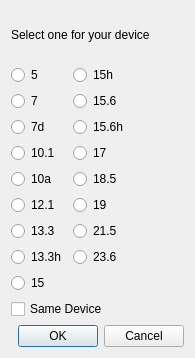
<?xml version="1.0" encoding="UTF-8"?>
<ui version="4.0">
 <class>epflash</class>
 <widget class="QDialog" name="epflash">
  <property name="geometry">
   <rect>
    <x>0</x>
    <y>0</y>
    <width>195</width>
    <height>358</height>
   </rect>
  </property>
  <property name="sizePolicy">
   <sizepolicy hsizetype="Fixed" vsizetype="Fixed">
    <horstretch>0</horstretch>
    <verstretch>0</verstretch>
   </sizepolicy>
  </property>
  <property name="windowTitle">
   <string>Dialog</string>
  </property>
  <layout class="QVBoxLayout" name="verticalLayout">
   <property name="sizeConstraint">
    <enum>QLayout::SetMinimumSize</enum>
   </property>
   <item>
    <widget class="QLabel" name="label">
     <property name="sizePolicy">
      <sizepolicy hsizetype="Preferred" vsizetype="Minimum">
       <horstretch>0</horstretch>
       <verstretch>0</verstretch>
      </sizepolicy>
     </property>
     <property name="text">
      <string>Select one for your device</string>
     </property>
    </widget>
   </item>
   <item>
    <layout class="QFormLayout" name="formLayout">
     <property name="sizeConstraint">
      <enum>QLayout::SetDefaultConstraint</enum>
     </property>
     <item row="0" column="0">
      <widget class="QRadioButton" name="radioButton_050">
       <property name="text">
        <string>5</string>
       </property>
       <attribute name="buttonGroup">
        <string notr="true">buttonGroup_device_size</string>
       </attribute>
      </widget>
     </item>
     <item row="1" column="0">
      <widget class="QRadioButton" name="radioButton_070">
       <property name="text">
        <string>7</string>
       </property>
       <attribute name="buttonGroup">
        <string notr="true">buttonGroup_device_size</string>
       </attribute>
      </widget>
     </item>
     <item row="2" column="0">
      <widget class="QRadioButton" name="radioButton_070D">
       <property name="text">
        <string>7d</string>
       </property>
       <attribute name="buttonGroup">
        <string notr="true">buttonGroup_device_size</string>
       </attribute>
      </widget>
     </item>
     <item row="3" column="0">
      <widget class="QRadioButton" name="radioButton_101">
       <property name="text">
        <string>10.1</string>
       </property>
       <attribute name="buttonGroup">
        <string notr="true">buttonGroup_device_size</string>
       </attribute>
      </widget>
     </item>
     <item row="4" column="0">
      <widget class="QRadioButton" name="radioButton_101A">
       <property name="text">
        <string>10a</string>
       </property>
       <attribute name="buttonGroup">
        <string notr="true">buttonGroup_device_size</string>
       </attribute>
      </widget>
     </item>
     <item row="5" column="0">
      <widget class="QRadioButton" name="radioButton_121">
       <property name="text">
        <string>12.1</string>
       </property>
       <attribute name="buttonGroup">
        <string notr="true">buttonGroup_device_size</string>
       </attribute>
      </widget>
     </item>
     <item row="6" column="0">
      <widget class="QRadioButton" name="radioButton_133">
       <property name="text">
        <string>13.3</string>
       </property>
       <attribute name="buttonGroup">
        <string notr="true">buttonGroup_device_size</string>
       </attribute>
      </widget>
     </item>
     <item row="7" column="0">
      <widget class="QRadioButton" name="radioButton_133H">
       <property name="text">
        <string>13.3h</string>
       </property>
      </widget>
     </item>
     <item row="7" column="1">
      <widget class="QRadioButton" name="radioButton_236">
       <property name="text">
        <string>23.6</string>
       </property>
       <attribute name="buttonGroup">
        <string notr="true">buttonGroup_device_size</string>
       </attribute>
      </widget>
     </item>
     <item row="6" column="1">
      <widget class="QRadioButton" name="radioButton_215">
       <property name="text">
        <string>21.5</string>
       </property>
       <attribute name="buttonGroup">
        <string notr="true">buttonGroup_device_size</string>
       </attribute>
      </widget>
     </item>
     <item row="8" column="0">
      <widget class="QRadioButton" name="radioButton_150">
       <property name="text">
        <string>15</string>
       </property>
       <attribute name="buttonGroup">
        <string notr="true">buttonGroup_device_size</string>
       </attribute>
      </widget>
     </item>
     <item row="0" column="1">
      <widget class="QRadioButton" name="radioButton_150H">
       <property name="text">
        <string>15h</string>
       </property>
      </widget>
     </item>
     <item row="1" column="1">
      <widget class="QRadioButton" name="radioButton_156">
       <property name="text">
        <string>15.6</string>
       </property>
       <attribute name="buttonGroup">
        <string notr="true">buttonGroup_device_size</string>
       </attribute>
      </widget>
     </item>
     <item row="5" column="1">
      <widget class="QRadioButton" name="radioButton_190">
       <property name="text">
        <string>19</string>
       </property>
       <attribute name="buttonGroup">
        <string notr="true">buttonGroup_device_size</string>
       </attribute>
      </widget>
     </item>
     <item row="4" column="1">
      <widget class="QRadioButton" name="radioButton_185">
       <property name="text">
        <string>18.5</string>
       </property>
       <attribute name="buttonGroup">
        <string notr="true">buttonGroup_device_size</string>
       </attribute>
      </widget>
     </item>
     <item row="3" column="1">
      <widget class="QRadioButton" name="radioButton_170">
       <property name="text">
        <string>17</string>
       </property>
       <attribute name="buttonGroup">
        <string notr="true">buttonGroup_device_size</string>
       </attribute>
      </widget>
     </item>
     <item row="2" column="1">
      <widget class="QRadioButton" name="radioButton_156H">
       <property name="text">
        <string>15.6h</string>
       </property>
      </widget>
     </item>
    </layout>
   </item>
   <item>
    <widget class="QCheckBox" name="checkBox_same_device">
     <property name="text">
      <string>Same Device</string>
     </property>
    </widget>
   </item>
   <item>
    <widget class="QDialogButtonBox" name="buttonBox">
     <property name="orientation">
      <enum>Qt::Horizontal</enum>
     </property>
     <property name="standardButtons">
      <set>QDialogButtonBox::Cancel|QDialogButtonBox::Ok</set>
     </property>
    </widget>
   </item>
  </layout>
 </widget>
 <resources/>
 <connections>
  <connection>
   <sender>buttonBox</sender>
   <signal>accepted()</signal>
   <receiver>epflash</receiver>
   <slot>accept()</slot>
   <hints>
    <hint type="sourcelabel">
     <x>248</x>
     <y>254</y>
    </hint>
    <hint type="destinationlabel">
     <x>157</x>
     <y>274</y>
    </hint>
   </hints>
  </connection>
  <connection>
   <sender>buttonBox</sender>
   <signal>rejected()</signal>
   <receiver>epflash</receiver>
   <slot>reject()</slot>
   <hints>
    <hint type="sourcelabel">
     <x>316</x>
     <y>260</y>
    </hint>
    <hint type="destinationlabel">
     <x>286</x>
     <y>274</y>
    </hint>
   </hints>
  </connection>
 </connections>
 <buttongroups>
  <buttongroup name="buttonGroup_device_size"/>
 </buttongroups>
</ui>
